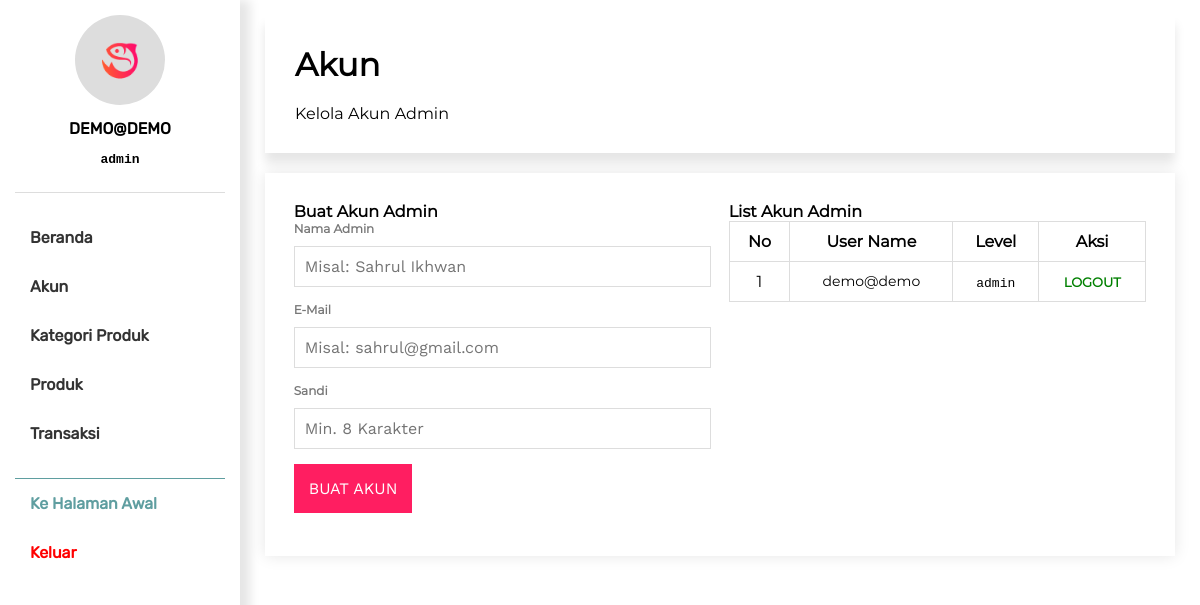
Screenshot of /panel/akun.php (signed in) with the database file from the repository.
### tables this page shows
CREATE TABLE `user` (
  `id_data` int(255) NOT NULL,
  `username` varchar(255) NOT NULL,
  `password` varchar(255) NOT NULL,
  `level` varchar(255) NOT NULL
);

### backend/model/Querybuilder.php (called while the page is built, shortened)
<?php
require 'Database.php';
class Querybuilder
{
   private $tableName;
   function __construct($dbname)
   {
      $this->tableName = $dbname;
   }
   function selectAll($clause)
   {
      $dbconf = new Database();
      $table = $this->tableName;
      $query = "SELECT * FROM $table WHERE $clause";
      $exe = mysqli_query($dbconf->connect(),$query);
      $data['rows'] = mysqli_num_rows($exe);
      $data['result'] = $exe;
      return $data;
   }
}

### backend/model/Database.php (called while the page is built)
<?php
class Database
{
   function connect()
   {
      $username = 'root';
      $password = '';
      $host = 'localhost';
      $db = "sipit";
      return mysqli_connect($host, $username, $password, $db);
   }
}

### panel/akun.php (the view, shortened to what this page needs)
<?php
require '../backend/model/Querybuilder.php';
$getter = new Querybuilder('user');
?>
<!DOCTYPE Html>
<html lang="id">
<head>
   <?php include 'temps/stylenscripts.php'?>
</head>
<body style="padding:0;margin:0;">
   <?php include 'temps/sidebar.php' ?>
   <div class="panel-sections">
      <div class="sect-heading">
         <h1>Akun</h1>
         <p>Kelola Akun Admin</p>
      </div>
      <div class="sect-body">
         <div class="sect-col-half">
            <h4>Buat Akun Admin</h4>
            <form action="actions/create-acc.php" method="post">
               <div class="form-group">
                  <label>Nama Admin</label>
                  <input type="text" required name="name" placeholder="Misal: Sahrul Ikhwan">
               </div>
               <div class="form-group">
                  <label>E-Mail</label>
                  <input type="email" required name="email" placeholder="Misal: sahrul@gmail.com">
               </div>
               <div class="form-group">
                  <label>Sandi</label>
                  <input type="password" required name="password" placeholder="Min. 8 Karakter" minlength="8">
               </div>
               <div class="form-group">
                  <button type="submit">Buat Akun</button>
               </div>
            </form>
         </div>
         <div class="sect-col-half">
            <h4>List Akun Admin</h4>
            <table cellpadding="10" border-collapse="collapse" class="table-styled">
               <thead>
                  <tr>
                     <th>No</th>
                     <th>User Name</th>
                     <th>Level</th>
                     <th>Aksi</th>
                  </tr>
               </thead>
               <tbody>
               <?php
               $getAkun = $getter->selectAll("level = 'admin' ORDER BY id_data DESC");
               $n=0;
               while($fetch = mysqli_fetch_array($getAkun['result']))
               {
                  $n++;
                  ?>
                  <tr>
                     <td><?= $n ?></td>
                     <td style="font-size:14px;"><?= $fetch['username'] ?></td>
                     <td><code><?= $fetch['level'] ?></code></td>
                     <td>
                        <?php
                        if($fetch['username'] !== $_SESSION['user'])
                        {
                           ?>
                           <a href="actions/delete-akun.php?id=<?= $fetch['id_data'] ?>" style="color:red;text-decoration: none;font-weight:bold;text-transform: uppercase;font-size:13px;">Hapus</a>
                           <?php
                        }
                        else{
                           ?>
                           <a href="actions/logout.php" style="color:green;text-decoration: none;font-weight:bold;text-transform: uppercase;font-size:13px;">Logout</a>
                           <?php
                        }
                        ?>
                     </td>
                  </tr>
                  <?php
               }
               ?>
               </tbody>
            </table>
         </div>
      </div>
   </div>
</body>
</html>

### assets/css/style.css (style rules this page uses)
.jumbotron>h1,h4 { margin:0; padding:0; }
input,button { font-family: "Primary"; }
button { cursor: pointer; font-size:16px; text-transform: uppercase; }
input { font-size:16px; }
body { font-family: "Second"; margin:0; padding:0; }
.prd-wrapper > div > h1,p { padding:0; margin:0; }
.panel-sections { padding:15px; padding-left:25px; padding-right:25px; float:left; box-sizing:border-box; width:80%; margin-left:20%; }
.sect-heading { background: rgba(255,255,255,0.7); text-align: center; padding:20px; display: flex; flex-flow: column; align-items: flex-start; box-shadow: 0 10px 10px rgba(0,0,0,0.1); }
.sect-heading > h1,p { margin:0; padding:10px; }
.sect-body { padding:20px; box-shadow:0 0 15px rgba(0,0,0,0.1); margin-top:20px; display: flex; flex-flow: row wrap; justify-content: flex-start; justify-items: flex-start; }
.sect-col-half { width:48%; padding:1%; }
.form-group { display: flex; flex-flow: column; margin-bottom:15px; }
.form-group > label { font-weight:bold; font-size:12px; color:#777; margin-bottom: 10px; }
.form-group > input { padding:10px; border:1px solid #ddd; }
.form-group > button { padding:15px; width:fit-content; border:none; background-color: rgb(255,30,97); color: #fff; }
table { width:100%; }
table,th,td { text-align: center; border-collapse: collapse; border: 1px solid #ddd; }

### rows the page displays
user: username "demo@demo", level "admin", shows "LOGOUT"

### other values shown
$_SESSION['user'] "DEMO@DEMO"
$_SESSION['level'] "admin"
